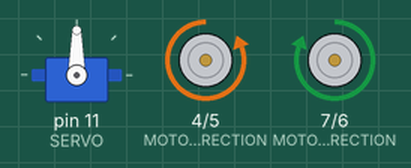
A sketch run on a simulated Arduino Uno, built with avr-gcc and run on an emulated ATmega328P. On the bench: servo, direction and speed pins drawn as motors (green arrow = direction pin HIGH = forward, orange = LOW = backward, longer = more drive).

Above: at 0.05 s.
At 0.9 s:
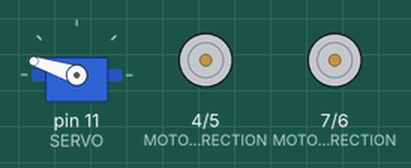
At 1.3 s:
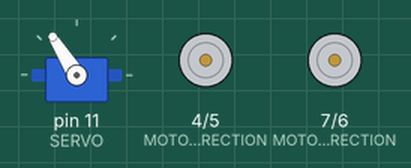
At 2.6 s:
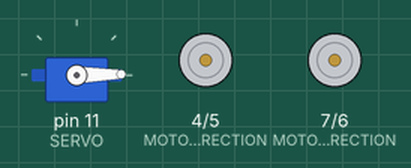
At 3.9 s:
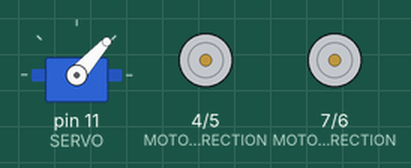
At 5.2 s:
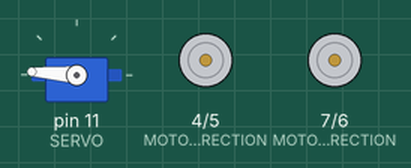
Timing chart, 0 to 6.8 s (numbered marks = the images above):
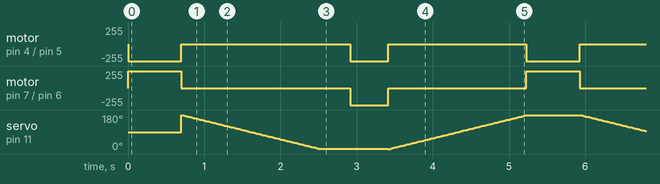

The sketch:

transforming_actions.ino
```cpp
#include<Servo.h>

#define SERVO_DOWN_POS   180
#define SERVO_UP_POS     0

#define SERVO            11

#define MOTOR_LEFT_DIRECTION      4
#define MOTOR_LEFT_SPEED          5
#define MOTOR_RIGHT_DIRECTION     7
#define MOTOR_RIGHT_SPEED         6

Servo servo;


void setup() {
  // put your setup code here, to run once:
  servo.attach(SERVO);

  pinMode(MOTOR_LEFT_DIRECTION, OUTPUT);
  pinMode(MOTOR_LEFT_SPEED, OUTPUT);
  pinMode(MOTOR_RIGHT_DIRECTION, OUTPUT);
  pinMode(MOTOR_RIGHT_SPEED, OUTPUT);

}

void loop() {
  // put your main code here, to run repeatedly:

  digitalWrite(MOTOR_LEFT_DIRECTION, 0);
  digitalWrite(MOTOR_RIGHT_DIRECTION, 1);
  analogWrite(MOTOR_LEFT_SPEED, 255);
  analogWrite(MOTOR_RIGHT_SPEED, 255);
  delay(700);

  analogWrite(MOTOR_LEFT_SPEED, 0);
  analogWrite(MOTOR_RIGHT_SPEED, 0);
  // claw going down
  for (int i = SERVO_DOWN_POS; i > 0; i--) {
    servo.write(i);
    delay(10);
  }
  delay(400);

  digitalWrite(MOTOR_RIGHT_DIRECTION, 0);
  analogWrite(MOTOR_LEFT_SPEED, 255);
  analogWrite(MOTOR_RIGHT_SPEED, 255);
  delay(500);

  analogWrite(MOTOR_LEFT_SPEED, 0);
  analogWrite(MOTOR_RIGHT_SPEED, 0);
  // claw going up
  for (int i = SERVO_UP_POS; i < 180; i++) {
    servo.write(i);
    delay(10);
  }

}
```

Measured:
- by itself, motor on pin 4 (MOTOR_LEFT_DIRECTION) / pin 5 (MOTOR_LEFT_SPEED): repeats every 5.2 s: stopped 2.2 s, backward 255/255 0.50 s, stopped 1.8 s, backward 255/255 0.70 s
- by itself, motor on pin 7 (MOTOR_RIGHT_DIRECTION) / pin 6 (MOTOR_RIGHT_SPEED): repeats every 5.2 s: stopped 2.2 s, backward 255/255 0.50 s, stopped 1.8 s, forward 255/255 0.70 s
